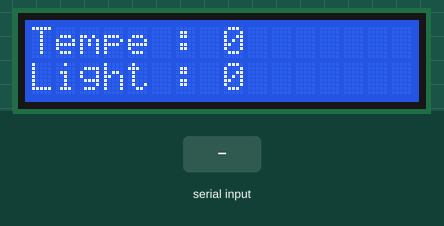
Simulated run of this sketch. Board: ESP32. On the bench: 16×2 character LCD. The inputs (shaded band) are chosen by the test bench. WiFi joins after 1.5 s; servers stay silent unless stated; what the sketch prints to the serial monitor is not drawn.

Above: at 3.0 s.
3.1 s: "90,45\n" received over the second serial link
At 5.1 s:
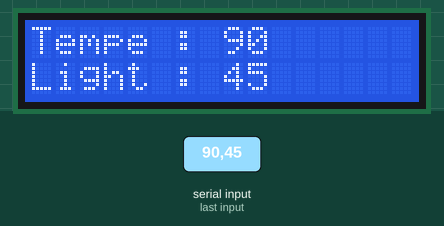
5.4 s: "30,150\n" received over the second serial link
At 7.2 s:
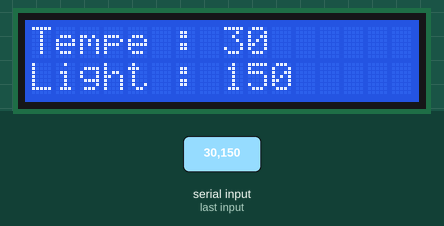
11.9 s: "90,45,200\n" received over the second serial link
At 12.6 s:
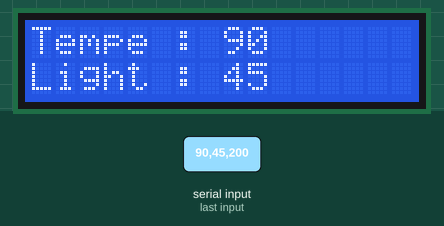
Timing chart, 0 to 14.6 s (numbered marks = the images above; inputs shaded):
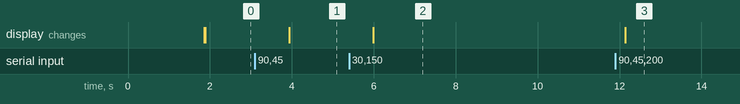

Measured:
- after the input at 3.1 s, the display: changes after 0.84 s (image 1)
- after the input at 5.4 s, the display: changes after 0.59 s (image 2)
- after the input at 11.9 s, the display: changes after 0.24 s (image 3)

The sketch:

Smart_Home_RTOS.ino
```cpp
#define BLYNK_TEMPLATE_ID "TMPL5Kph4g9H5"
#define BLYNK_TEMPLATE_NAME "Smart Home"
#define BLYNK_AUTH_TOKEN "OohOpBBJ027wHj4mNx2bYMASSzrpzuH6"  // Blynk Auth Token

#include <WiFi.h>
#include <BlynkSimpleEsp32.h>
#include <LiquidCrystal_I2C.h>

// Include FreeRTOS headers
#include "freertos/FreeRTOS.h"
#include "freertos/task.h"

// set the LCD number of columns and rows
int lcdColumns = 16;
int lcdRows = 2;
// set LCD address, number of columns and rows
// if you don't know your display address, run an I2C scanner sketch
LiquidCrystal_I2C lcd(0x27, lcdColumns, lcdRows);
HardwareSerial SerialPort(2);

char ssid[] = "WIFI_SSID";
char pass[] = "WIFI_PASSWORD";
#define RX2   16
#define TX2   17
int valueFromBlynkv3 = 0;
int valueFromBlynkv4 = 0 ;
String incomingData = "";
int sensor1, sensor2, sensor3;
char count = 0 ;

// Function prototypes for FreeRTOS tasks
void TaskBlynk(void *pvParameters);
void TaskSerial(void *pvParameters);
void TaskLCD(void *pvParameters);
void LCD_Display(void);
void handleSensorData(String data);

BLYNK_WRITE(V3) {
  valueFromBlynkv3 = param.asInt();  // Read value from Blynk Virtual Pin V0
  if (valueFromBlynkv3 == HIGH)
  {
    Serial2.println(1);
    Serial.println("light high");
  }
  else if (valueFromBlynkv3 == LOW)
  {
    Serial2.println(0);
    Serial.println("light low");
  }
}

BLYNK_WRITE(V4) {
  valueFromBlynkv4 = param.asInt();  // Read value from Blynk Virtual Pin V0
  if (valueFromBlynkv4 == HIGH)
  {
    Serial2.println(3);
    Serial.println("fan high");
  }
  else if (valueFromBlynkv4 == LOW)
  {
    Serial2.println(2);
    Serial.println("fan low");
  }
}

void setup() {
  Serial.begin(9600); // Debug
  Serial2.begin(9600, SERIAL_8N1, 16, 17);

  Blynk.begin(BLYNK_AUTH_TOKEN, ssid, pass);
  // initialize LCD
  lcd.init();
  // turn on LCD backlight
  lcd.backlight();

  // Create FreeRTOS tasks
  // Task 1 : Priority Zero (Highest)
  xTaskCreate(
    TaskBlynk,          // Function that implements the task.
    "BlynkTask",        // Text name for the task.
    10000,              // Stack size in words, not bytes.
    NULL,               // Parameter passed into the task.
    0,                  // Priority at which the task is created.
    NULL);              // Used to pass out the created task's handle.

  // Task 2 : Priority one
  xTaskCreate(
    TaskSerial,
    "SerialTask",
    4096,
    NULL,
    1,
    NULL);

  // Task 3 : Priority two (Lowest)
  xTaskCreate(
    TaskLCD,
    "LCDTask",
    2048,
    NULL,
    2,
    NULL);
}

// FreeRTOS scheduler will take over, loop() will not be used
void loop()
{
  // The FreeRTOS scheduler takes control from here.
  // This loop() function is no longer needed.
}

// Task function definitions
void TaskBlynk(void *pvParameters) {
  for (;;) {
    Blynk.run();
    vTaskDelay(10 / portTICK_PERIOD_MS); // Run Blynk every 10ms
  }
}

void TaskSerial(void *pvParameters) {
  for (;;) {
    while (Serial2.available())
    {
      char c = Serial2.read();
      if (c == '\n') {
        handleSensorData(incomingData);
        incomingData = "";
      } else {
        incomingData += c;
      }
    }
    vTaskDelay(10 / portTICK_PERIOD_MS); // Check for serial data every 10ms
  }
}

void TaskLCD(void *pvParameters) {
  for (;;) {
    LCD_Display();
    vTaskDelay(1000 / portTICK_PERIOD_MS); // Update LCD every second
  }
}

void handleSensorData(String data)
{
  if (sscanf(data.c_str(), "%d,%d,%d", &sensor1, &sensor2, &sensor3) == 3) {
    Serial.printf("Parsed: %d, %d, %d\n", sensor1, sensor2, sensor3);
    Blynk.virtualWrite(V0, sensor1);
    Blynk.virtualWrite(V1, sensor2);
    Blynk.virtualWrite(V2, sensor3);
  } else {
    Serial.println("Parsing failed!");
  }
}

void LCD_Display(void)
{
  lcd.clear();
  // set cursor to first column, first row
  lcd.setCursor(0, 0);
  lcd.print("Tempe : ");
  lcd.setCursor(8, 0);
  lcd.print(sensor1);
  // set cursor to first column, second row
  lcd.setCursor(0, 1);
  lcd.print("Light : ");
  lcd.setCursor(8, 1);
  lcd.print(sensor2);
}
```
